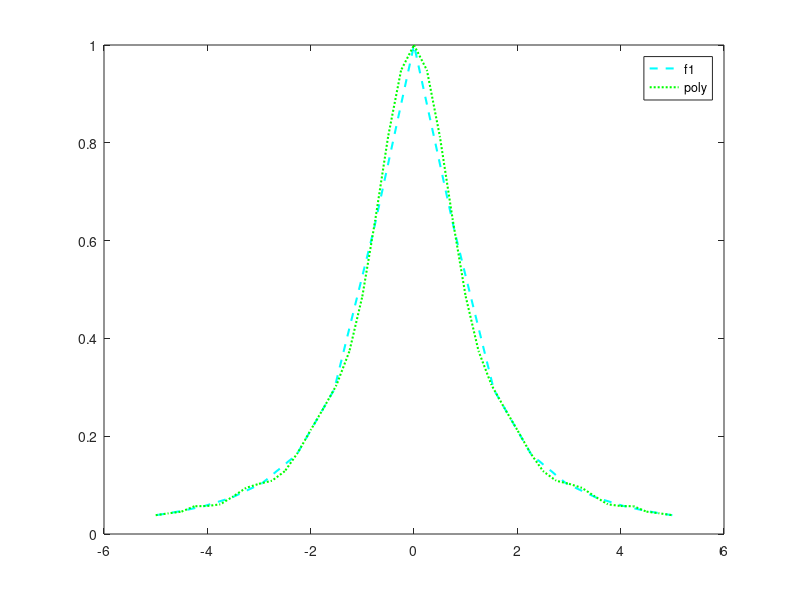

This figure's MATLAB source: (Note: this script raises an error after producing the figure.)
clear
clc

i=0:20; %i is between 0 and 20
x1 = 5*cos((i*pi)/20); %Chebyshev nodes are spaced at this interval
f1 = 1./(1+x1.^2); %the rest of the program stays the exact same as the 
%first problem so I removed the rest of the comments

poly = polyfit(x1, f1, 20);

x2 = linspace(-5, 5, 41); 
f2 = 1./(1+x2.^2); 
ypoly = polyval(poly, x2); 


figure
plot(x1,f1,'--cyan','LineWidth', 1.5)
hold on
plot(x2,ypoly,':green', 'LineWidth',1.5)
legend('f1','poly')

format shortG;
format compact;

table(x2',f2',ypoly',f2'-ypoly','VariableNames',{'x1','y1','f1','FitError'})


%Explanation
%In this situation, we now have nodes spaced by 5cos((i*pi)/20). And then
%we compare the values from f(x)=1/(1+x^2) to the values we get for the
%interpolating polynomial.As we can see from the plot and the error values,
%the Chebyshev nodes are a much better way to find an interpolating
%polynomial for the function.